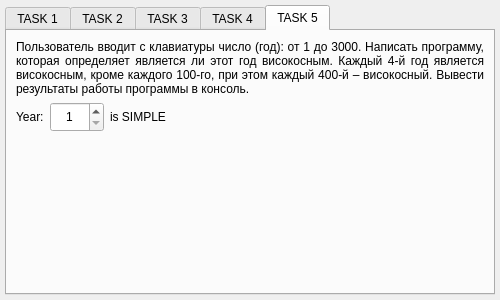
<?xml version="1.0" encoding="UTF-8"?>
<ui version="4.0">
 <class>MainWindow</class>
 <widget class="QWidget" name="MainWindow">
  <property name="geometry">
   <rect>
    <x>0</x>
    <y>0</y>
    <width>500</width>
    <height>300</height>
   </rect>
  </property>
  <property name="windowTitle">
   <string>H/W #4 GUI app</string>
  </property>
  <layout class="QVBoxLayout" name="verticalLayout">
   <property name="spacing">
    <number>5</number>
   </property>
   <property name="leftMargin">
    <number>5</number>
   </property>
   <property name="topMargin">
    <number>5</number>
   </property>
   <property name="rightMargin">
    <number>5</number>
   </property>
   <property name="bottomMargin">
    <number>5</number>
   </property>
   <item>
    <widget class="QTabWidget" name="tabWidget">
     <property name="font">
      <font>
       <pointsize>9</pointsize>
      </font>
     </property>
     <property name="currentIndex">
      <number>4</number>
     </property>
     <widget class="QWidget" name="tab_task1">
      <attribute name="title">
       <string>TASK 1</string>
      </attribute>
      <layout class="QVBoxLayout" name="verticalLayout_2">
       <property name="spacing">
        <number>10</number>
       </property>
       <property name="leftMargin">
        <number>5</number>
       </property>
       <property name="topMargin">
        <number>5</number>
       </property>
       <property name="rightMargin">
        <number>5</number>
       </property>
       <property name="bottomMargin">
        <number>5</number>
       </property>
       <item>
        <widget class="QLabel" name="label">
         <property name="text">
          <string>Написать программу, проверяющую что сумма двух (введенных с клавиатуры) чисел лежит в пределах от 10 до 20 (включительно), если да – вывести строку &quot;true&quot;, в противном случае – &quot;false&quot;.</string>
         </property>
         <property name="scaledContents">
          <bool>true</bool>
         </property>
         <property name="alignment">
          <set>Qt::AlignJustify|Qt::AlignVCenter</set>
         </property>
         <property name="wordWrap">
          <bool>true</bool>
         </property>
        </widget>
       </item>
       <item>
        <layout class="QHBoxLayout" name="horizontalLayout" stretch="0,0,0,0,0">
         <property name="spacing">
          <number>5</number>
         </property>
         <item>
          <widget class="QLineEdit" name="le_task1A">
           <property name="minimumSize">
            <size>
             <width>0</width>
             <height>28</height>
            </size>
           </property>
           <property name="font">
            <font>
             <pointsize>9</pointsize>
            </font>
           </property>
           <property name="text">
            <string>0</string>
           </property>
           <property name="alignment">
            <set>Qt::AlignCenter</set>
           </property>
          </widget>
         </item>
         <item>
          <widget class="QLabel" name="label_6">
           <property name="font">
            <font>
             <pointsize>10</pointsize>
            </font>
           </property>
           <property name="text">
            <string>+</string>
           </property>
          </widget>
         </item>
         <item>
          <widget class="QLineEdit" name="le_task1B">
           <property name="minimumSize">
            <size>
             <width>0</width>
             <height>28</height>
            </size>
           </property>
           <property name="font">
            <font>
             <pointsize>9</pointsize>
            </font>
           </property>
           <property name="text">
            <string>0</string>
           </property>
           <property name="alignment">
            <set>Qt::AlignCenter</set>
           </property>
          </widget>
         </item>
         <item>
          <widget class="QPushButton" name="button_task1Res">
           <property name="minimumSize">
            <size>
             <width>30</width>
             <height>30</height>
            </size>
           </property>
           <property name="maximumSize">
            <size>
             <width>30</width>
             <height>30</height>
            </size>
           </property>
           <property name="font">
            <font>
             <pointsize>10</pointsize>
            </font>
           </property>
           <property name="text">
            <string>=</string>
           </property>
          </widget>
         </item>
         <item>
          <widget class="QLineEdit" name="le_task1Result">
           <property name="enabled">
            <bool>true</bool>
           </property>
           <property name="minimumSize">
            <size>
             <width>0</width>
             <height>28</height>
            </size>
           </property>
           <property name="alignment">
            <set>Qt::AlignCenter</set>
           </property>
           <property name="readOnly">
            <bool>true</bool>
           </property>
          </widget>
         </item>
        </layout>
       </item>
       <item>
        <spacer name="verticalSpacer">
         <property name="orientation">
          <enum>Qt::Vertical</enum>
         </property>
         <property name="sizeHint" stdset="0">
          <size>
           <width>20</width>
           <height>40</height>
          </size>
         </property>
        </spacer>
       </item>
      </layout>
     </widget>
     <widget class="QWidget" name="tab_task2">
      <attribute name="title">
       <string>TASK 2</string>
      </attribute>
      <layout class="QVBoxLayout" name="verticalLayout_3">
       <property name="spacing">
        <number>10</number>
       </property>
       <property name="leftMargin">
        <number>5</number>
       </property>
       <property name="topMargin">
        <number>5</number>
       </property>
       <property name="rightMargin">
        <number>5</number>
       </property>
       <property name="bottomMargin">
        <number>5</number>
       </property>
       <item>
        <widget class="QLabel" name="label_2">
         <property name="text">
          <string>Написать программу, выводящую на экран строку “true”, если две целочисленные константы, объявленные в её начале либо обе равны десяти сами по себе, либо их сумма равна десяти. Иначе &quot;false&quot;.</string>
         </property>
         <property name="scaledContents">
          <bool>true</bool>
         </property>
         <property name="alignment">
          <set>Qt::AlignJustify|Qt::AlignVCenter</set>
         </property>
         <property name="wordWrap">
          <bool>true</bool>
         </property>
        </widget>
       </item>
       <item>
        <layout class="QGridLayout" name="gridLayout">
         <item row="0" column="0">
          <widget class="QLabel" name="label_3">
           <property name="text">
            <string>VALUE 1:</string>
           </property>
          </widget>
         </item>
         <item row="0" column="1">
          <widget class="QLineEdit" name="le_task2A">
           <property name="minimumSize">
            <size>
             <width>0</width>
             <height>28</height>
            </size>
           </property>
           <property name="font">
            <font>
             <pointsize>9</pointsize>
            </font>
           </property>
           <property name="text">
            <string>0</string>
           </property>
           <property name="alignment">
            <set>Qt::AlignCenter</set>
           </property>
          </widget>
         </item>
         <item row="1" column="0">
          <widget class="QLabel" name="label_5">
           <property name="text">
            <string>VALUE 2:</string>
           </property>
          </widget>
         </item>
         <item row="1" column="1">
          <widget class="QLineEdit" name="le_task2B">
           <property name="minimumSize">
            <size>
             <width>0</width>
             <height>28</height>
            </size>
           </property>
           <property name="font">
            <font>
             <pointsize>9</pointsize>
            </font>
           </property>
           <property name="text">
            <string>0</string>
           </property>
           <property name="alignment">
            <set>Qt::AlignCenter</set>
           </property>
          </widget>
         </item>
         <item row="2" column="0">
          <widget class="QLabel" name="label_7">
           <property name="text">
            <string>RESULT:</string>
           </property>
          </widget>
         </item>
         <item row="2" column="1">
          <widget class="QLabel" name="lbl_task2Result">
           <property name="minimumSize">
            <size>
             <width>0</width>
             <height>30</height>
            </size>
           </property>
           <property name="text">
            <string>[RES_TEXT]</string>
           </property>
           <property name="alignment">
            <set>Qt::AlignCenter</set>
           </property>
          </widget>
         </item>
         <item row="0" column="2" rowspan="3">
          <spacer name="horizontalSpacer">
           <property name="orientation">
            <enum>Qt::Horizontal</enum>
           </property>
           <property name="sizeHint" stdset="0">
            <size>
             <width>40</width>
             <height>20</height>
            </size>
           </property>
          </spacer>
         </item>
        </layout>
       </item>
       <item>
        <spacer name="verticalSpacer_2">
         <property name="orientation">
          <enum>Qt::Vertical</enum>
         </property>
         <property name="sizeHint" stdset="0">
          <size>
           <width>20</width>
           <height>40</height>
          </size>
         </property>
        </spacer>
       </item>
      </layout>
     </widget>
     <widget class="QWidget" name="tab_task3">
      <attribute name="title">
       <string>TASK 3</string>
      </attribute>
      <layout class="QVBoxLayout" name="verticalLayout_4" stretch="0,0,0">
       <property name="spacing">
        <number>10</number>
       </property>
       <property name="leftMargin">
        <number>5</number>
       </property>
       <property name="topMargin">
        <number>5</number>
       </property>
       <property name="rightMargin">
        <number>5</number>
       </property>
       <property name="bottomMargin">
        <number>5</number>
       </property>
       <item>
        <widget class="QLabel" name="label_9">
         <property name="text">
          <string>Написать программу которая выводит на экран список всех нечетных чисел от 1 до 50. Например: &quot;Your numbers: 1 3 5 7 9 11 13 …&quot;. Для решения используйте любой С++ цикл.</string>
         </property>
         <property name="scaledContents">
          <bool>true</bool>
         </property>
         <property name="alignment">
          <set>Qt::AlignJustify|Qt::AlignVCenter</set>
         </property>
         <property name="wordWrap">
          <bool>true</bool>
         </property>
        </widget>
       </item>
       <item>
        <layout class="QGridLayout" name="gridLayout_2">
         <item row="0" column="1">
          <widget class="QLabel" name="label_10">
           <property name="text">
            <string>[</string>
           </property>
          </widget>
         </item>
         <item row="0" column="4">
          <widget class="QLineEdit" name="le_task3Max">
           <property name="minimumSize">
            <size>
             <width>0</width>
             <height>28</height>
            </size>
           </property>
           <property name="font">
            <font>
             <pointsize>9</pointsize>
            </font>
           </property>
           <property name="text">
            <string>50</string>
           </property>
           <property name="alignment">
            <set>Qt::AlignCenter</set>
           </property>
          </widget>
         </item>
         <item row="0" column="2">
          <widget class="QLineEdit" name="le_task3Min">
           <property name="minimumSize">
            <size>
             <width>70</width>
             <height>28</height>
            </size>
           </property>
           <property name="font">
            <font>
             <pointsize>9</pointsize>
            </font>
           </property>
           <property name="text">
            <string>1</string>
           </property>
           <property name="alignment">
            <set>Qt::AlignCenter</set>
           </property>
          </widget>
         </item>
         <item row="0" column="3">
          <widget class="QLabel" name="label_14">
           <property name="text">
            <string>,</string>
           </property>
          </widget>
         </item>
         <item row="0" column="5">
          <widget class="QLabel" name="label_11">
           <property name="text">
            <string>]</string>
           </property>
          </widget>
         </item>
         <item row="0" column="0">
          <spacer name="horizontalSpacer_2">
           <property name="orientation">
            <enum>Qt::Horizontal</enum>
           </property>
           <property name="sizeHint" stdset="0">
            <size>
             <width>40</width>
             <height>20</height>
            </size>
           </property>
          </spacer>
         </item>
         <item row="0" column="6">
          <spacer name="horizontalSpacer_3">
           <property name="orientation">
            <enum>Qt::Horizontal</enum>
           </property>
           <property name="sizeHint" stdset="0">
            <size>
             <width>40</width>
             <height>20</height>
            </size>
           </property>
          </spacer>
         </item>
         <item row="1" column="0" colspan="7">
          <widget class="QPlainTextEdit" name="tedit_task3Result">
           <property name="readOnly">
            <bool>true</bool>
           </property>
           <property name="plainText">
            <string>You numbers:</string>
           </property>
          </widget>
         </item>
        </layout>
       </item>
       <item>
        <spacer name="verticalSpacer_3">
         <property name="orientation">
          <enum>Qt::Vertical</enum>
         </property>
         <property name="sizeHint" stdset="0">
          <size>
           <width>20</width>
           <height>40</height>
          </size>
         </property>
        </spacer>
       </item>
      </layout>
     </widget>
     <widget class="QWidget" name="tab_task4">
      <attribute name="title">
       <string>TASK 4</string>
      </attribute>
      <layout class="QVBoxLayout" name="verticalLayout_5">
       <property name="spacing">
        <number>10</number>
       </property>
       <property name="leftMargin">
        <number>5</number>
       </property>
       <property name="topMargin">
        <number>5</number>
       </property>
       <property name="rightMargin">
        <number>5</number>
       </property>
       <property name="bottomMargin">
        <number>5</number>
       </property>
       <item>
        <widget class="QLabel" name="label_12">
         <property name="text">
          <string>Написать программу, проверяющую, является ли некоторое число - простым. Простое число — это целое положительное число, которое делится без остатка только на единицу и себя само.</string>
         </property>
         <property name="scaledContents">
          <bool>true</bool>
         </property>
         <property name="alignment">
          <set>Qt::AlignJustify|Qt::AlignVCenter</set>
         </property>
         <property name="wordWrap">
          <bool>true</bool>
         </property>
        </widget>
       </item>
       <item>
        <layout class="QHBoxLayout" name="horizontalLayout_2">
         <item>
          <widget class="QLabel" name="label_13">
           <property name="text">
            <string>Number:</string>
           </property>
          </widget>
         </item>
         <item>
          <widget class="QLineEdit" name="le_task4Num">
           <property name="minimumSize">
            <size>
             <width>70</width>
             <height>28</height>
            </size>
           </property>
           <property name="font">
            <font>
             <pointsize>9</pointsize>
            </font>
           </property>
           <property name="text">
            <string>1</string>
           </property>
           <property name="alignment">
            <set>Qt::AlignCenter</set>
           </property>
          </widget>
         </item>
         <item>
          <widget class="QLabel" name="lbl_task4Result">
           <property name="minimumSize">
            <size>
             <width>200</width>
             <height>0</height>
            </size>
           </property>
           <property name="text">
            <string>[RES_TEXT]</string>
           </property>
          </widget>
         </item>
        </layout>
       </item>
       <item>
        <spacer name="verticalSpacer_4">
         <property name="orientation">
          <enum>Qt::Vertical</enum>
         </property>
         <property name="sizeHint" stdset="0">
          <size>
           <width>20</width>
           <height>40</height>
          </size>
         </property>
        </spacer>
       </item>
      </layout>
     </widget>
     <widget class="QWidget" name="tab_task5">
      <attribute name="title">
       <string>TASK 5</string>
      </attribute>
      <layout class="QVBoxLayout" name="verticalLayout_6">
       <item>
        <widget class="QLabel" name="label_18">
         <property name="text">
          <string>Пользователь вводит с клавиатуры число (год): от 1 до 3000. Написать программу, которая определяет является ли этот год високосным. Каждый 4-й год является високосным, кроме каждого 100-го, при этом каждый 400-й – високосный. Вывести результаты работы программы в консоль.</string>
         </property>
         <property name="scaledContents">
          <bool>true</bool>
         </property>
         <property name="alignment">
          <set>Qt::AlignJustify|Qt::AlignVCenter</set>
         </property>
         <property name="wordWrap">
          <bool>true</bool>
         </property>
        </widget>
       </item>
       <item>
        <layout class="QHBoxLayout" name="horizontalLayout_3">
         <item>
          <widget class="QLabel" name="label_16">
           <property name="text">
            <string>Year:</string>
           </property>
          </widget>
         </item>
         <item>
          <widget class="QSpinBox" name="sb_task5Num">
           <property name="minimumSize">
            <size>
             <width>0</width>
             <height>30</height>
            </size>
           </property>
           <property name="alignment">
            <set>Qt::AlignCenter</set>
           </property>
           <property name="minimum">
            <number>1</number>
           </property>
           <property name="maximum">
            <number>3000</number>
           </property>
          </widget>
         </item>
         <item>
          <widget class="QLabel" name="lbl_task5Result">
           <property name="minimumSize">
            <size>
             <width>200</width>
             <height>0</height>
            </size>
           </property>
           <property name="text">
            <string>is SIMPLE</string>
           </property>
          </widget>
         </item>
         <item>
          <spacer name="horizontalSpacer_4">
           <property name="orientation">
            <enum>Qt::Horizontal</enum>
           </property>
           <property name="sizeHint" stdset="0">
            <size>
             <width>40</width>
             <height>20</height>
            </size>
           </property>
          </spacer>
         </item>
        </layout>
       </item>
       <item>
        <spacer name="verticalSpacer_5">
         <property name="orientation">
          <enum>Qt::Vertical</enum>
         </property>
         <property name="sizeHint" stdset="0">
          <size>
           <width>20</width>
           <height>40</height>
          </size>
         </property>
        </spacer>
       </item>
      </layout>
     </widget>
    </widget>
   </item>
  </layout>
 </widget>
 <resources/>
 <connections/>
</ui>
